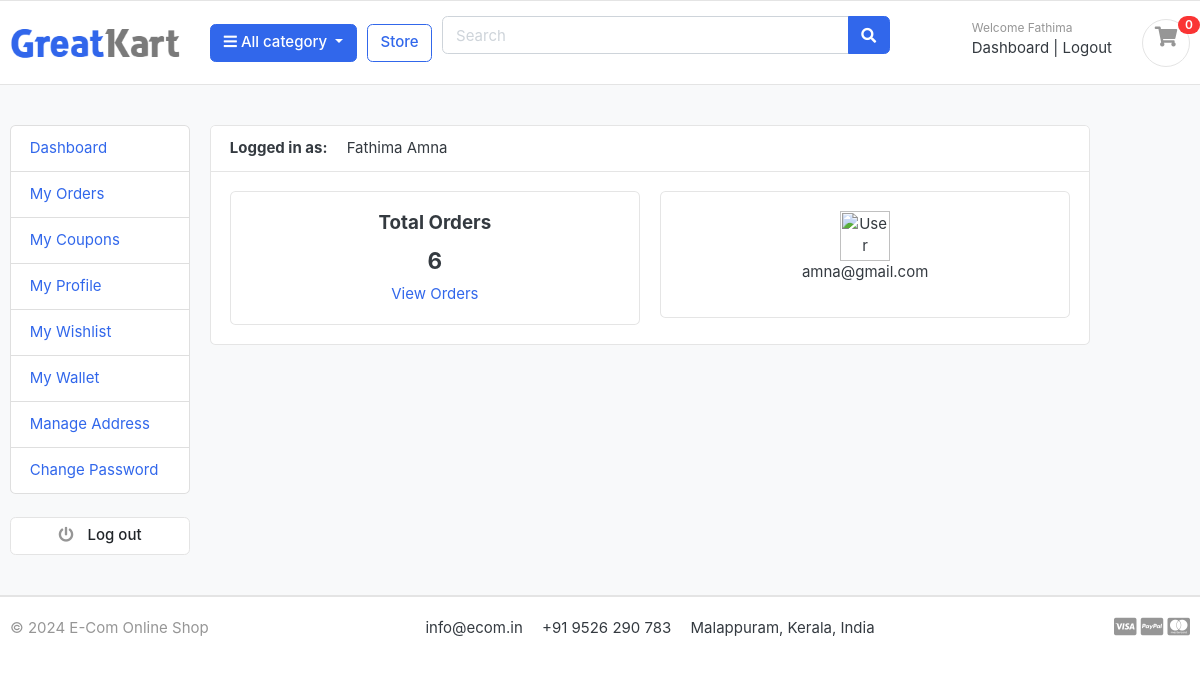
The app's page /accounts/dashboard/ (signed in) with its own data.
### accounts/models.py (models this page shows, shortened)
class Account(AbstractBaseUser):
    first_name = models.CharField(max_length=50)
    last_name = models.CharField(max_length=50)
    email = models.EmailField(max_length=100, unique=True)
    phone_number = models.CharField(max_length=12, unique=True, default='')
    wallet = models.FloatField(null=True, default=0.0)
    date_joined = models.DateTimeField(auto_now_add=True)
    last_login = models.DateTimeField(auto_now_add=True)
    is_admin = models.BooleanField(default=False)
    is_staff = models.BooleanField(default=False)
    is_active = models.BooleanField(default=True)
    is_superadmin = models.BooleanField(default=False)
    USERNAME_FIELD = 'email'
    REQUIRED_FIELDS = ['first_name', 'last_name', 'phone_number']
    objects = MyAccountManager()
    class Meta:
        verbose_name = 'account'
        verbose_name_plural = 'accounts'

### accounts/views.py (the view)
# urls.py: path('dashboard/', views.dashboard, name='dashboard'),
@cache_control(no_cache=True, must_revalidate=True, no_store=True)
@login_required(login_url="login_user")
def dashboard(request):
    orders = Order.objects.order_by("-created_at").filter(
        user_id=request.user.id, is_ordered=True
    )
    orders_count = orders.count()
    context = {
        "orders_count": orders_count,
    }
    return render(request, "accounts/dashboard.html", context)

### carts/context_processors.py (called while the page is built)
def counter(request):
    cart_count = 0
    if 'admin' in request.path:
        return {}
    else:
        try:
            cart = Cart.objects.filter(cart_id = _cart_id(request))
            if request.user.is_authenticated:
                cart_items = CartItem.objects.all().filter(user=request.user)
            else:
                cart_items = CartItem.objects.all().filter(cart=cart[:1])
            for cart_item in cart_items:
                cart_count += cart_item.quantity
        except Cart.DoesNotExist:
            cart_count = 0
    return dict(cart_count=cart_count)

### carts/views.py (called while the page is built)
def _cart_id(request):
    cart = request.session.session_key
    if not cart:
        cart = request.session.create()
    return cart

### category/context_processors.py (called while the page is built)
def menu_links(request):
    links = Category.objects.all()
    return dict(links=links)

### category/models.py (called while the page is built)
    def get_url(self):
        return reverse('products_by_category', args=[self.slug])

### templates/accounts/dashboard.html (shortened to what this page needs)
{% extends 'base.html' %}
{% load static %}
{% block content %}
<section class="section-content padding-y bg">
<div class="container">
	<div class="row">
		{% include 'includes/dashboard-sidebar.html' %}
	<main class="col-md-9">
		<article class="card">
		<header class="card-header">
			<strong class="d-inline-block mr-3">Logged in as:</strong>
			<span>{{ user.first_name}} {{ user.last_name }}</span>
		</header>
		<div class="card-body">
			<div class="row">
				<div class="col-md-6">
					<div class="card" style="text-align:center;">
						<div class="card-body">
							<h5 class="card-title">Total Orders</h5>
							<h4>{{ orders_count }}</h4>
							<a href="{% url 'my_orders' %}">View Orders</a>
						</div>
					</div>
				</div>
				<div class="col-md-6">
					<div class="card" style="text-align:center;">
						<div class="card-body">
							<img src="https://www.w3schools.com/howto/img_avatar.png" alt="User Profile Picture" width="50" height="50" style="boarder-radius:50%;">
							<p>{{ user.email }}</p>
						</div>
					</div>
				</div>
			</div>
		</div>
		</article>
	</main>
</div>
</div>
</section>
{% endblock %}

### templates/includes/navbar.html (shortened to what this page needs)
{% load static %}
<header class="section-header">
    <section class="header-main border-bottom">
        <div class="container">
            <div class="row align-items-center">
                <div class="col-lg-2 col-md-3 col-6">
                    <a href="{% url 'home' %}" class="brand-wrap">
                        <img class="logo" src="{% static './images/logo.png' %}">
                    </a>
                </div>
                <div class="col-lg col-sm col-md col-6 flex-grow-0">
                    <div class="category-wrap dropdown d-inline-block float-right">
                        <button type="button" class="btn btn-primary dropdown-toggle" data-toggle="dropdown">
                            <i class="fa fa-bars"></i> All category
                        </button>
                    </div>
                </div>
                <a href="{% url 'store' %}" class="btn btn-outline-primary">Store</a>
                <div class="col-lg  col-md-6 col-sm-12 col">
                    <form action="{% url 'search' %}" class="search" method="GET">
                        <div class="input-group w-100">
                            <input type="text" class="form-control" style="width:60%;" placeholder="Search" name="keyword">
                            <div class="input-group-append">
                                <button class="btn btn-primary" type="submit">
                                    <i class="fa fa-search"></i>
                                </button>
                            </div>
                        </div>
                    </form>
                </div>
                <div class="col-lg-3 col-sm-6 col-8 order-2 order-lg-3">
                    <div class="d-flex justify-content-end mb-3 mb-lg-0">
                        {% if user.id %}
                        <div class="widget-header">
                            <small class="title text-muted">Welcome {{ user.first_name }} </small>
                            <div>
                                <a href="{% url 'dashboard' %}">Dashboard</a> <span class="dark-transp"> | </span>
                                <a href="{% url 'logout_user' %}">Logout</a>
                            </div>
                        </div>
                        {% endif %}
                        <a href="{% url 'cart' %}" class="widget-header pl-3 ml-3">
                            <div class="icon icon-sm rounded-circle border"><i class="fa fa-shopping-cart pt-2"></i>
                            </div>
                            <span class="badge badge-pill badge-danger notify">{{ cart_count }}</span>
                        </a>
                    </div>
                </div>
            </div>
        </div>
    </section>
</header>

### static/css/ui.css (style rules this page uses)
html { font-family: "Inter", sans-serif; font-size: 15px; }
.icon-xs, .icon-sm, .icon-md, .icon-lg { display: inline-block; text-align: center; flex-shrink: 0; flex-grow: 0; }
.icon-sm { width: 48px; height: 48px; line-height: 48px !important; font-size: 20px; }
.padding-y { padding-top: 40px; padding-bottom: 40px; }
article:after, .form-group:after { display: block; clear: both; content: ""; }
.bg { background-color: #f8f9fa; }
.header-main { position: relative; padding-top: 1rem; padding-bottom: 1rem; }
.brand-wrap .logo, .navbar-brand .logo { margin-right: 7px; max-height: 42px; display: inline-block; }
.widget-header { display: inline-block; vertical-align: middle; position: relative; }
.widget-header a { color: #343a40; }
.widget-header i { color: #969696; }
.widget-header .title { display: block; }
.widget-header .notify { position: absolute; top: -3px; right: -10px; }
.notify { position: absolute; top: -4px; right: -10px; display: inline-block; padding: 0.25em 0.6em; font-size: 12px; line-height: 1; text-align: center; border-radius: 3rem; color: #fff; background-color: #fa3434; }

### records on screen
Account: first_name "Fathima", last_name "Amna", email "amna@gmail.com"

### other values on screen
{{ cart_count }} "0"
{{ orders_count }} "6"
